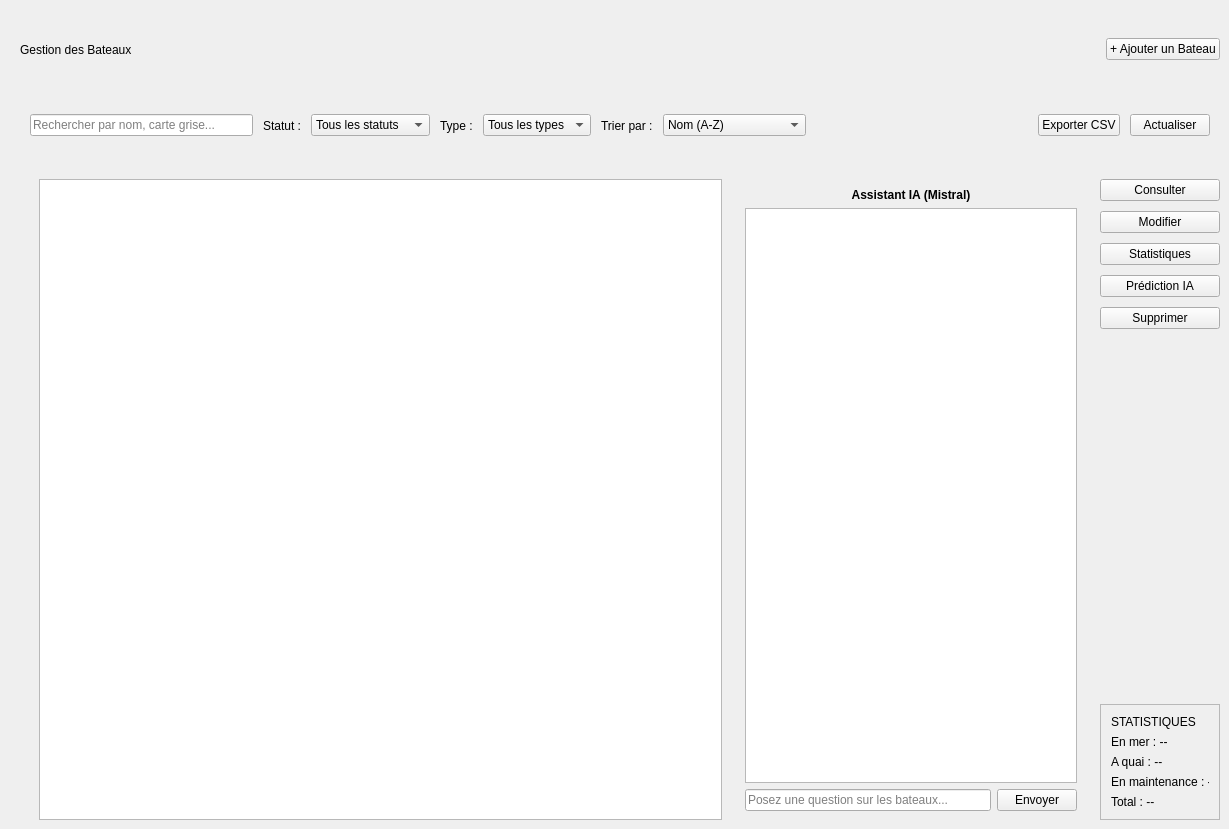
      <widget class="QWidget" name="pageListe">
       <widget class="QWidget" name="pageTitleRow" native="true">
        <property name="geometry">
         <rect>
          <x>20</x>
          <y>14</y>
          <width>1200</width>
          <height>71</height>
         </rect>
        </property>
        <layout class="QHBoxLayout" name="pageTitleLayout">
         <property name="leftMargin">
          <number>0</number>
         </property>
         <property name="topMargin">
          <number>0</number>
         </property>
         <property name="rightMargin">
          <number>0</number>
         </property>
         <property name="bottomMargin">
          <number>0</number>
         </property>
         <item>
          <widget class="QLabel" name="lblTitle">
           <property name="text">
            <string>Gestion des Bateaux</string>
           </property>
          </widget>
         </item>
         <item>
          <spacer>
           <property name="orientation">
            <enum>Qt::Orientation::Horizontal</enum>
           </property>
           <property name="sizeHint" stdset="0">
            <size>
             <width>40</width>
             <height>20</height>
            </size>
           </property>
          </spacer>
         </item>
         <item>
          <widget class="QPushButton" name="btnAjouter">
           <property name="text">
            <string>+ Ajouter un Bateau</string>
           </property>
          </widget>
         </item>
        </layout>
       </widget>
       <widget class="QWidget" name="toolbar" native="true">
        <property name="geometry">
         <rect>
          <x>20</x>
          <y>90</y>
          <width>1200</width>
          <height>71</height>
         </rect>
        </property>
        <layout class="QHBoxLayout" name="toolbarLayout">
         <property name="spacing">
          <number>10</number>
         </property>
         <property name="leftMargin">
          <number>10</number>
         </property>
         <property name="topMargin">
          <number>0</number>
         </property>
         <property name="rightMargin">
          <number>10</number>
         </property>
         <property name="bottomMargin">
          <number>0</number>
         </property>
         <item>
          <widget class="QLineEdit" name="lineEdit">
           <property name="placeholderText">
            <string>Rechercher par nom, carte grise...</string>
           </property>
          </widget>
         </item>
         <item>
          <widget class="QLabel" name="lblFilterStatus">
           <property name="text">
            <string>Statut :</string>
           </property>
          </widget>
         </item>
         <item>
          <widget class="QComboBox" name="comboBox">
           <item>
            <property name="text">
             <string>Tous les statuts</string>
            </property>
           </item>
           <item>
            <property name="text">
             <string>En mer</string>
            </property>
           </item>
           <item>
            <property name="text">
             <string>A quai</string>
            </property>
           </item>
           <item>
            <property name="text">
             <string>En maintenance</string>
            </property>
           </item>
          </widget>
         </item>
         <item>
          <widget class="QLabel" name="lblFilterType">
           <property name="text">
            <string>Type :</string>
           </property>
          </widget>
         </item>
         <item>
          <widget class="QComboBox" name="comboBoxType">
           <item>
            <property name="text">
             <string>Tous les types</string>
            </property>
           </item>
           <item>
            <property name="text">
             <string>Petit</string>
            </property>
           </item>
           <item>
            <property name="text">
             <string>Moyen</string>
            </property>
           </item>
           <item>
            <property name="text">
             <string>Grand</string>
            </property>
           </item>
          </widget>
         </item>
         <item>
          <widget class="QLabel" name="lblTri">
           <property name="text">
            <string>Trier par :</string>
           </property>
          </widget>
         </item>
         <item>
          <widget class="QComboBox" name="comboTri">
           <item>
            <property name="text">
             <string>Nom (A-Z)</string>
            </property>
           </item>
           <item>
            <property name="text">
             <string>Nom (Z-A)</string>
            </property>
           </item>
           <item>
            <property name="text">
             <string>Statut</string>
            </property>
           </item>
           <item>
            <property name="text">
             <string>Date d'ajout (recent)</string>
            </property>
           </item>
           <item>
            <property name="text">
             <string>Date d'ajout (ancien)</string>
            </property>
           </item>
          </widget>
         </item>
         <item>
          <spacer>
           <property name="orientation">
            <enum>Qt::Orientation::Horizontal</enum>
           </property>
           <property name="sizeHint" stdset="0">
            <size>
             <width>40</width>
             <height>20</height>
            </size>
           </property>
          </spacer>
         </item>
         <item>
          <widget class="QPushButton" name="pushButton">
           <property name="text">
            <string>Exporter CSV</string>
           </property>
          </widget>
         </item>
         <item>
          <widget class="QPushButton" name="pushButton_2">
           <property name="text">
            <string>Actualiser</string>
           </property>
          </widget>
         </item>
        </layout>
       </widget>
       <widget class="QWidget" name="tableArea" native="true">
        <property name="geometry">
         <rect>
          <x>39</x>
          <y>179</y>
          <width>1181</width>
          <height>641</height>
         </rect>
        </property>
        <layout class="QHBoxLayout" name="tableAreaLayout">
         <property name="spacing">
          <number>14</number>
         </property>
         <property name="leftMargin">
          <number>0</number>
         </property>
         <property name="topMargin">
          <number>0</number>
         </property>
         <property name="rightMargin">
          <number>0</number>
         </property>
         <property name="bottomMargin">
          <number>0</number>
         </property>
         <item>
          <widget class="QTableView" name="tableBateaux"/>
         </item>
         <item>
          <widget class="QWidget" name="chatWidget" native="true">
           <property name="minimumSize">
            <size>
             <width>350</width>
             <height>0</height>
            </size>
           </property>
           <property name="maximumSize">
            <size>
             <width>350</width>
             <height>16777215</height>
            </size>
           </property>
           <layout class="QVBoxLayout" name="chatLayout">
            <item>
             <widget class="QLabel" name="lblChatTitle">
              <property name="text">
               <string>&lt;b&gt;Assistant IA (Mistral)&lt;/b&gt;</string>
              </property>
              <property name="alignment">
               <set>Qt::AlignmentFlag::AlignCenter</set>
              </property>
             </widget>
            </item>
            <item>
             <widget class="QTextEdit" name="txtChatHistory">
              <property name="readOnly">
               <bool>true</bool>
              </property>
             </widget>
            </item>
            <item>
             <layout class="QHBoxLayout" name="chatInputLayout">
              <item>
               <widget class="QLineEdit" name="txtChatInput">
                <property name="placeholderText">
                 <string>Posez une question sur les bateaux...</string>
                </property>
               </widget>
              </item>
              <item>
               <widget class="QPushButton" name="btnSendChat">
                <property name="text">
                 <string>Envoyer</string>
                </property>
               </widget>
              </item>
             </layout>
            </item>
           </layout>
          </widget>
         </item>
         <item>
          <widget class="QWidget" name="actionButtons" native="true">
           <property name="minimumSize">
            <size>
             <width>120</width>
             <height>0</height>
            </size>
           </property>
           <property name="maximumSize">
            <size>
             <width>120</width>
             <height>16777215</height>
            </size>
           </property>
           <layout class="QVBoxLayout" name="actionButtonsLayout">
            <property name="spacing">
             <number>10</number>
            </property>
            <property name="leftMargin">
             <number>0</number>
            </property>
            <property name="topMargin">
             <number>0</number>
            </property>
            <property name="rightMargin">
             <number>0</number>
            </property>
            <property name="bottomMargin">
             <number>0</number>
            </property>
            <item>
             <widget class="QPushButton" name="btnConsulter">
              <property name="text">
               <string>Consulter</string>
              </property>
             </widget>
            </item>
            <item>
             <widget class="QPushButton" name="btnModify">
              <property name="text">
               <string>Modifier</string>
              </property>
             </widget>
            </item>
            <item>
             <widget class="QPushButton" name="btnActionStats">
              <property name="text">
               <string>Statistiques</string>
              </property>
             </widget>
            </item>
            <item>
             <widget class="QPushButton" name="btnPrediction">
              <property name="text">
               <string>Prédiction IA</string>
              </property>
             </widget>
            </item>
            <item>
             <widget class="QPushButton" name="btnDelete">
              <property name="text">
               <string>Supprimer</string>
              </property>
             </widget>
            </item>
            <item>
             <spacer>
              <property name="orientation">
               <enum>Qt::Orientation::Vertical</enum>
              </property>
              <property name="sizeHint" stdset="0">
               <size>
                <width>20</width>
                <height>40</height>
               </size>
              </property>
             </spacer>
            </item>
            <item>
             <widget class="QFrame" name="statsFrame">
              <property name="frameShape">
               <enum>QFrame::Shape::StyledPanel</enum>
              </property>
              <layout class="QVBoxLayout" name="statsLayout">
               <property name="leftMargin">
                <number>10</number>
               </property>
               <property name="topMargin">
                <number>10</number>
               </property>
               <property name="rightMargin">
                <number>10</number>
               </property>
               <property name="bottomMargin">
                <number>10</number>
               </property>
               <item>
                <widget class="QLabel" name="lblStatsTitle">
                 <property name="text">
                  <string>STATISTIQUES</string>
                 </property>
                </widget>
               </item>
               <item>
                <widget class="QLabel" name="lblStatEnMer">
                 <property name="text">
                  <string>En mer : --</string>
                 </property>
                </widget>
               </item>
               <item>
                <widget class="QLabel" name="lblStatAQuai">
                 <property name="text">
                  <string>A quai : --</string>
                 </property>
                </widget>
               </item>
               <item>
                <widget class="QLabel" name="lblStatMaintenance">
                 <property name="text">
                  <string>En maintenance : --</string>
                 </property>
                </widget>
               </item>
               <item>
                <widget class="QLabel" name="lblStatTotal">
                 <property name="text">
                  <string>Total : --</string>
                 </property>
                </widget>
               </item>
              </layout>
             </widget>
            </item>
           </layout>
          </widget>
         </item>
        </layout>
       </widget>
      </widget>
